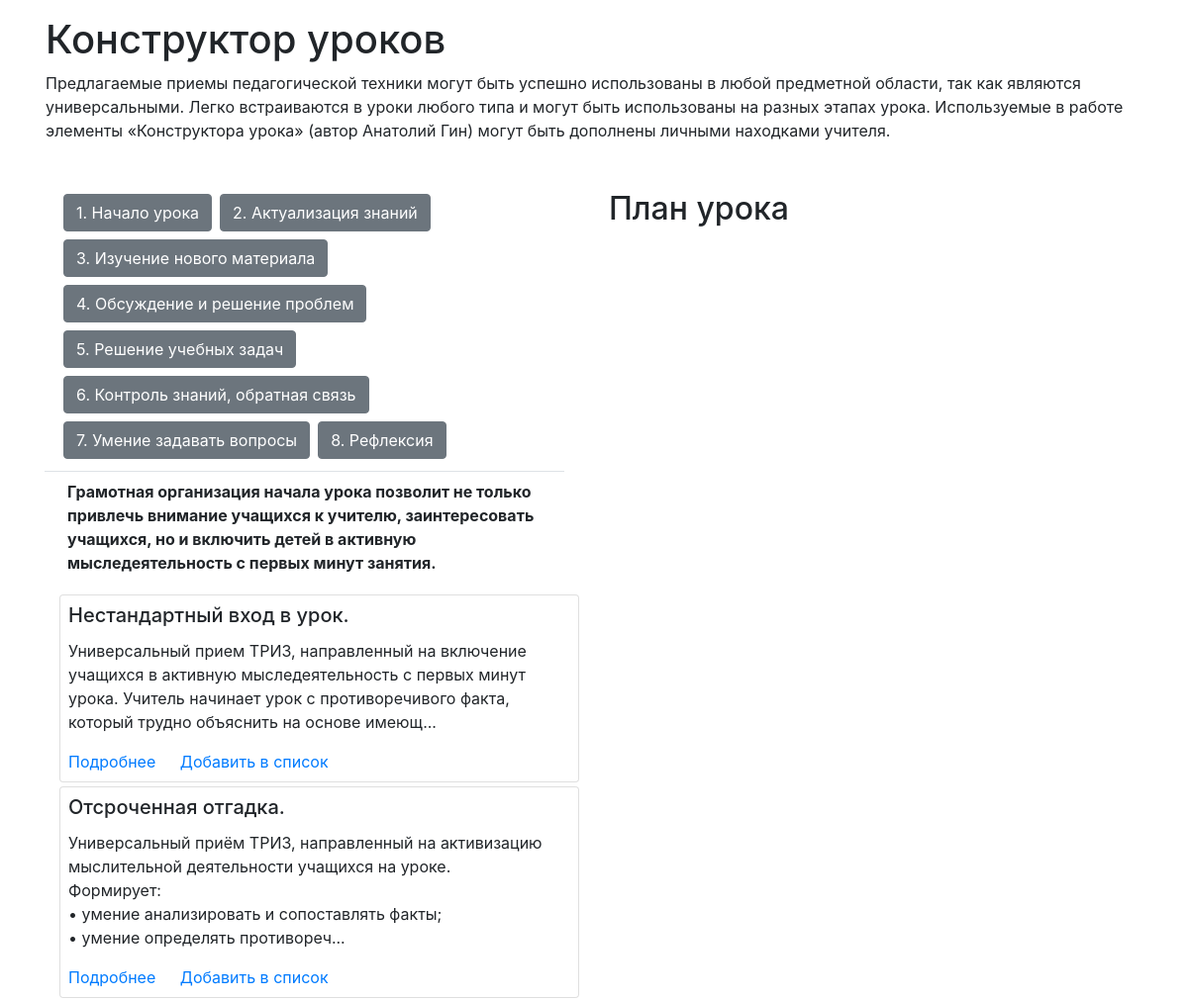
Before: / (upper part) with the older database file.
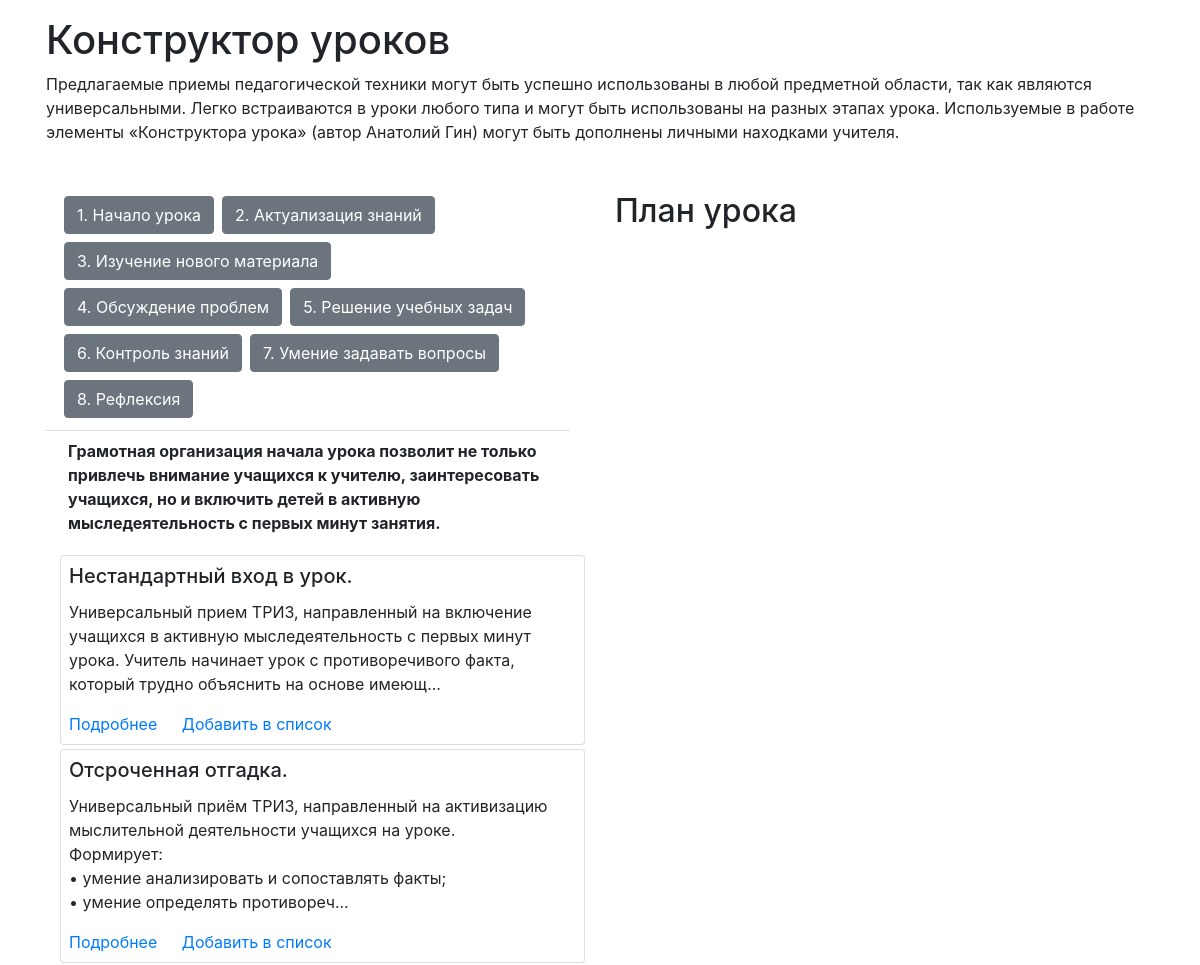
After: the same page with the newer database file.
### tables this page shows
CREATE TABLE `stages` (
  `id` int(10) UNSIGNED NOT NULL,
  `stage` varchar(400) NOT NULL,
  `stage_description` varchar(1000) NOT NULL,
  `stage_table_name` varchar(400) NOT NULL
);

CREATE TABLE `beginning` (
  `id` int(10) UNSIGNED NOT NULL,
  `name` varchar(400) NOT NULL,
  `description` varchar(10000) NOT NULL
);

### index.php (the view, shortened to what this page needs)
<?php
    require_once("configDB.php");
?>
<!doctype html>
<html lang="en">
  <head>
    <link rel="stylesheet" href="https://stackpath.bootstrapcdn.com/bootstrap/4.1.3/css/bootstrap.min.css">
  </head>
  <body>
<header class="container p-3">
	<h1>Конструктор уроков</h1>
	<p>Предлагаемые приемы педагогической техники могут быть успешно использованы в любой предметной области, так как являются универсальными. Легко встраиваются в уроки любого типа и могут быть использованы на разных этапах урока. Используемые в работе элементы «Конструктора урока»  (автор Анатолий Гин) могут быть дополнены личными находками учителя.</p>
</header>
    <section class="container row m-3 ml-auto mr-auto">
    	<section class="container card_collapse col-12 col-md-6">
      <section class="border-bottom row pb-2 col-md-12">
			<?php
        $result = $pdo->query('SELECT id,stage FROM stages');
        while($row = $result->fetch(PDO::FETCH_ASSOC)){
          echo '<button class="btn btn-secondary m-1" type="button" data-toggle="collapse" data-target="#multiCollapseExample'.$row['id'].'" aria-expanded="true" aria-controls="multiCollapseExample'.$row['id'].'" onclick="closeItems()">'.$row['stage'].'</button>';
        }
      ?>
      </section>
			<section class="mb-2">
      <?php
        $result = $pdo->query('SELECT * FROM stages');
        $counter=0;
        while($row = $result->fetch(PDO::FETCH_ASSOC)){
			    echo '<section class="multi-collapse collapse';
          if ($counter==0){echo " show";};
          echo '" id="multiCollapseExample'.$row['id'].'">
			    	<section class="m-1 mb-3 p-1 font-weight-bold">
			    		'.$row['stage_description'].'
			    	</section>
			      	<ul class="list-unstyled">';
			$items = $pdo->query('SELECT * FROM '.$row['stage_table_name']);
			while($item = $items->fetch(PDO::FETCH_ASSOC)){
			   	echo	'<li class="card mb-1">
			            	<div class="card-body p-2"  stage_table_name="'.$row['stage_table_name'].'" id="'.$item['id'].'">
							    <h5 class="card-title">'.$item['name'].'</h5>
							    <p class="card-text">'.mb_substr($item['description'], 0, 200).'...</p>
                  <section class="full_text" hidden="true">'.$item['name'].'<br>
'.$item['description'].'
</section>
							    <a href="card.php?stage='.$row['stage_table_name'].'&id='.$item['id'].'" class="card-link" target="_blank">Подробнее</a>
							    <a href="#" id="add_rem" class="card-link" onclick="appendToList(this.parentNode.parentNode.innerHTML);">Добавить в список</a>
							</div>
			            </li>';
			};
			echo	'</ul>
			    </section>';
          $counter++;
        }
      ?>
			</section>
		</section>
        <div class="col-md-6" id="lesson_list">
        <h2>План урока</h2>
        </div>
    </section>
  </body>
</html>

Changed rows visible on the page:
changed stages: stage "4. Обсуждение и решение проблем" → "4. Обсуждение проблем"
changed stages: stage "6. Контроль знаний, обратная связь" → "6. Контроль знаний"
